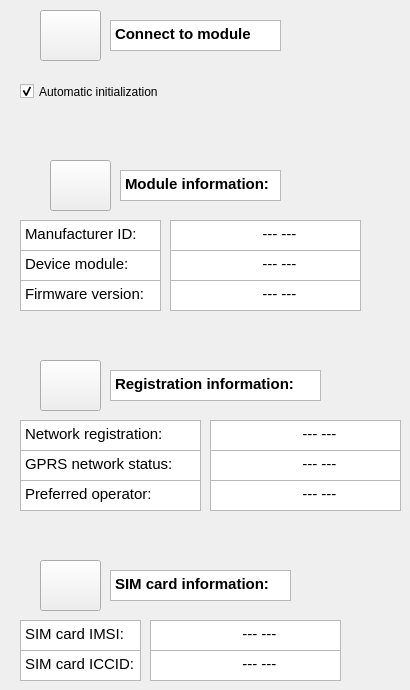
    <widget class="QWidget" name="tab">
     <property name="styleSheet">
      <string notr="true">background-colour: rgb(240, 240, 240);</string>
     </property>
     <attribute name="icon">
      <iconset>
       <normaloff>../../.designer/backup/ah88v-b2u0k-001.ico</normaloff>../../.designer/backup/ah88v-b2u0k-001.ico</iconset>
     </attribute>
     <attribute name="title">
      <string>Home</string>
     </attribute>
     <widget class="QLabel" name="label">
      <property name="geometry">
       <rect>
        <x>20</x>
        <y>10</y>
        <width>81</width>
        <height>61</height>
       </rect>
      </property>
      <property name="styleSheet">
       <string notr="true">background-image: url(:/54-542317_3d-gear-clipart-gear-clip-art-vector-clip-uvwdev-clipart-toothed-wheel.jpeg);</string>
      </property>
      <property name="text">
       <string/>
      </property>
      <property name="textFormat">
       <enum>Qt::RichText</enum>
      </property>
      <property name="pixmap">
       <pixmap>../../.designer/Downloads/gear-icon-png-favpng-Q8gSZg0j3LaspV53G55AMkDyy.jpg</pixmap>
      </property>
      <property name="scaledContents">
       <bool>true</bool>
      </property>
     </widget>
     <widget class="QTextBrowser" name="textBrowser">
      <property name="geometry">
       <rect>
        <x>110</x>
        <y>20</y>
        <width>171</width>
        <height>31</height>
       </rect>
      </property>
      <property name="html">
       <string>&lt;!DOCTYPE HTML PUBLIC &quot;-//W3C//DTD HTML 4.0//EN&quot; &quot;http://www.w3.org/TR/REC-html40/strict.dtd&quot;&gt;
&lt;html&gt;&lt;head&gt;&lt;meta name=&quot;qrichtext&quot; content=&quot;1&quot; /&gt;&lt;style type=&quot;text/css&quot;&gt;
p, li { white-space: pre-wrap; }
&lt;/style&gt;&lt;/head&gt;&lt;body style=&quot; font-family:'Ubuntu'; font-size:11pt; font-weight:400; font-style:normal;&quot;&gt;
&lt;p style=&quot; margin-top:0px; margin-bottom:0px; margin-left:0px; margin-right:0px; -qt-block-indent:0; text-indent:0px;&quot;&gt;&lt;span style=&quot; font-weight:600;&quot;&gt;Connect to module&lt;/span&gt;&lt;/p&gt;&lt;/body&gt;&lt;/html&gt;</string>
      </property>
     </widget>
     <widget class="QCheckBox" name="checkBox">
      <property name="enabled">
       <bool>true</bool>
      </property>
      <property name="geometry">
       <rect>
        <x>20</x>
        <y>80</y>
        <width>191</width>
        <height>23</height>
       </rect>
      </property>
      <property name="autoFillBackground">
       <bool>false</bool>
      </property>
      <property name="text">
       <string>Automatic initialization</string>
      </property>
      <property name="checked">
       <bool>true</bool>
      </property>
     </widget>
     <widget class="QLabel" name="label_2">
      <property name="geometry">
       <rect>
        <x>20</x>
        <y>120</y>
        <width>81</width>
        <height>91</height>
       </rect>
      </property>
      <property name="styleSheet">
       <string notr="true">background-image: url(:/54-542317_3d-gear-clipart-gear-clip-art-vector-clip-uvwdev-clipart-toothed-wheel.jpeg);</string>
      </property>
      <property name="text">
       <string/>
      </property>
      <property name="textFormat">
       <enum>Qt::RichText</enum>
      </property>
      <property name="pixmap">
       <pixmap>../../.designer/Downloads/index.jpeg</pixmap>
      </property>
      <property name="scaledContents">
       <bool>true</bool>
      </property>
     </widget>
     <widget class="QTextBrowser" name="textBrowser_3">
      <property name="geometry">
       <rect>
        <x>20</x>
        <y>220</y>
        <width>141</width>
        <height>31</height>
       </rect>
      </property>
      <property name="html">
       <string>&lt;!DOCTYPE HTML PUBLIC &quot;-//W3C//DTD HTML 4.0//EN&quot; &quot;http://www.w3.org/TR/REC-html40/strict.dtd&quot;&gt;
&lt;html&gt;&lt;head&gt;&lt;meta name=&quot;qrichtext&quot; content=&quot;1&quot; /&gt;&lt;style type=&quot;text/css&quot;&gt;
p, li { white-space: pre-wrap; }
&lt;/style&gt;&lt;/head&gt;&lt;body style=&quot; font-family:'Ubuntu'; font-size:11pt; font-weight:400; font-style:normal;&quot;&gt;
&lt;p style=&quot; margin-top:0px; margin-bottom:0px; margin-left:0px; margin-right:0px; -qt-block-indent:0; text-indent:0px;&quot;&gt;Manufacturer ID:&lt;/p&gt;&lt;/body&gt;&lt;/html&gt;</string>
      </property>
     </widget>
     <widget class="QTextBrowser" name="textBrowser_4">
      <property name="geometry">
       <rect>
        <x>20</x>
        <y>250</y>
        <width>141</width>
        <height>31</height>
       </rect>
      </property>
      <property name="html">
       <string>&lt;!DOCTYPE HTML PUBLIC &quot;-//W3C//DTD HTML 4.0//EN&quot; &quot;http://www.w3.org/TR/REC-html40/strict.dtd&quot;&gt;
&lt;html&gt;&lt;head&gt;&lt;meta name=&quot;qrichtext&quot; content=&quot;1&quot; /&gt;&lt;style type=&quot;text/css&quot;&gt;
p, li { white-space: pre-wrap; }
&lt;/style&gt;&lt;/head&gt;&lt;body style=&quot; font-family:'Ubuntu'; font-size:11pt; font-weight:400; font-style:normal;&quot;&gt;
&lt;p style=&quot; margin-top:0px; margin-bottom:0px; margin-left:0px; margin-right:0px; -qt-block-indent:0; text-indent:0px;&quot;&gt;Device module:&lt;/p&gt;&lt;/body&gt;&lt;/html&gt;</string>
      </property>
     </widget>
     <widget class="QTextBrowser" name="textBrowser_5">
      <property name="geometry">
       <rect>
        <x>20</x>
        <y>280</y>
        <width>141</width>
        <height>31</height>
       </rect>
      </property>
      <property name="html">
       <string>&lt;!DOCTYPE HTML PUBLIC &quot;-//W3C//DTD HTML 4.0//EN&quot; &quot;http://www.w3.org/TR/REC-html40/strict.dtd&quot;&gt;
&lt;html&gt;&lt;head&gt;&lt;meta name=&quot;qrichtext&quot; content=&quot;1&quot; /&gt;&lt;style type=&quot;text/css&quot;&gt;
p, li { white-space: pre-wrap; }
&lt;/style&gt;&lt;/head&gt;&lt;body style=&quot; font-family:'Ubuntu'; font-size:11pt; font-weight:400; font-style:normal;&quot;&gt;
&lt;p style=&quot; margin-top:0px; margin-bottom:0px; margin-left:0px; margin-right:0px; -qt-block-indent:0; text-indent:0px;&quot;&gt;Firmware version:&lt;/p&gt;&lt;/body&gt;&lt;/html&gt;</string>
      </property>
     </widget>
     <widget class="QTextBrowser" name="textBrowser_6">
      <property name="geometry">
       <rect>
        <x>170</x>
        <y>220</y>
        <width>191</width>
        <height>31</height>
       </rect>
      </property>
      <property name="html">
       <string>&lt;!DOCTYPE HTML PUBLIC &quot;-//W3C//DTD HTML 4.0//EN&quot; &quot;http://www.w3.org/TR/REC-html40/strict.dtd&quot;&gt;
&lt;html&gt;&lt;head&gt;&lt;meta name=&quot;qrichtext&quot; content=&quot;1&quot; /&gt;&lt;style type=&quot;text/css&quot;&gt;
p, li { white-space: pre-wrap; }
&lt;/style&gt;&lt;/head&gt;&lt;body style=&quot; font-family:'Ubuntu'; font-size:11pt; font-weight:400; font-style:normal;&quot;&gt;
&lt;p style=&quot; margin-top:0px; margin-bottom:0px; margin-left:0px; margin-right:0px; -qt-block-indent:0; text-indent:0px;&quot;&gt;                     --- ---&lt;/p&gt;&lt;/body&gt;&lt;/html&gt;</string>
      </property>
     </widget>
     <widget class="QTextBrowser" name="textBrowser_7">
      <property name="geometry">
       <rect>
        <x>170</x>
        <y>250</y>
        <width>191</width>
        <height>31</height>
       </rect>
      </property>
      <property name="html">
       <string>&lt;!DOCTYPE HTML PUBLIC &quot;-//W3C//DTD HTML 4.0//EN&quot; &quot;http://www.w3.org/TR/REC-html40/strict.dtd&quot;&gt;
&lt;html&gt;&lt;head&gt;&lt;meta name=&quot;qrichtext&quot; content=&quot;1&quot; /&gt;&lt;style type=&quot;text/css&quot;&gt;
p, li { white-space: pre-wrap; }
&lt;/style&gt;&lt;/head&gt;&lt;body style=&quot; font-family:'Ubuntu'; font-size:11pt; font-weight:400; font-style:normal;&quot;&gt;
&lt;p style=&quot; margin-top:0px; margin-bottom:0px; margin-left:0px; margin-right:0px; -qt-block-indent:0; text-indent:0px;&quot;&gt;                     --- ---&lt;/p&gt;&lt;/body&gt;&lt;/html&gt;</string>
      </property>
     </widget>
     <widget class="QTextBrowser" name="textBrowser_8">
      <property name="geometry">
       <rect>
        <x>170</x>
        <y>280</y>
        <width>191</width>
        <height>31</height>
       </rect>
      </property>
      <property name="html">
       <string>&lt;!DOCTYPE HTML PUBLIC &quot;-//W3C//DTD HTML 4.0//EN&quot; &quot;http://www.w3.org/TR/REC-html40/strict.dtd&quot;&gt;
&lt;html&gt;&lt;head&gt;&lt;meta name=&quot;qrichtext&quot; content=&quot;1&quot; /&gt;&lt;style type=&quot;text/css&quot;&gt;
p, li { white-space: pre-wrap; }
&lt;/style&gt;&lt;/head&gt;&lt;body style=&quot; font-family:'Ubuntu'; font-size:11pt; font-weight:400; font-style:normal;&quot;&gt;
&lt;p style=&quot; margin-top:0px; margin-bottom:0px; margin-left:0px; margin-right:0px; -qt-block-indent:0; text-indent:0px;&quot;&gt;                     --- ---&lt;/p&gt;&lt;/body&gt;&lt;/html&gt;</string>
      </property>
     </widget>
     <widget class="QLabel" name="label_3">
      <property name="geometry">
       <rect>
        <x>20</x>
        <y>340</y>
        <width>81</width>
        <height>71</height>
       </rect>
      </property>
      <property name="text">
       <string/>
      </property>
      <property name="textFormat">
       <enum>Qt::RichText</enum>
      </property>
      <property name="pixmap">
       <pixmap>../../.designer/Downloads/earth-globe-vector-world-map-icon-transparent-11563460387dsa5p0tifc.png</pixmap>
      </property>
      <property name="scaledContents">
       <bool>true</bool>
      </property>
     </widget>
     <widget class="QTextBrowser" name="textBrowser_9">
      <property name="geometry">
       <rect>
        <x>110</x>
        <y>370</y>
        <width>211</width>
        <height>31</height>
       </rect>
      </property>
      <property name="html">
       <string>&lt;!DOCTYPE HTML PUBLIC &quot;-//W3C//DTD HTML 4.0//EN&quot; &quot;http://www.w3.org/TR/REC-html40/strict.dtd&quot;&gt;
&lt;html&gt;&lt;head&gt;&lt;meta name=&quot;qrichtext&quot; content=&quot;1&quot; /&gt;&lt;style type=&quot;text/css&quot;&gt;
p, li { white-space: pre-wrap; }
&lt;/style&gt;&lt;/head&gt;&lt;body style=&quot; font-family:'Ubuntu'; font-size:11pt; font-weight:400; font-style:normal;&quot;&gt;
&lt;p style=&quot; margin-top:0px; margin-bottom:0px; margin-left:0px; margin-right:0px; -qt-block-indent:0; text-indent:0px;&quot;&gt;&lt;span style=&quot; font-weight:600;&quot;&gt;Registration information:&lt;/span&gt;&lt;/p&gt;&lt;/body&gt;&lt;/html&gt;</string>
      </property>
     </widget>
     <widget class="QTextBrowser" name="textBrowser_10">
      <property name="geometry">
       <rect>
        <x>20</x>
        <y>420</y>
        <width>181</width>
        <height>31</height>
       </rect>
      </property>
      <property name="html">
       <string>&lt;!DOCTYPE HTML PUBLIC &quot;-//W3C//DTD HTML 4.0//EN&quot; &quot;http://www.w3.org/TR/REC-html40/strict.dtd&quot;&gt;
&lt;html&gt;&lt;head&gt;&lt;meta name=&quot;qrichtext&quot; content=&quot;1&quot; /&gt;&lt;style type=&quot;text/css&quot;&gt;
p, li { white-space: pre-wrap; }
&lt;/style&gt;&lt;/head&gt;&lt;body style=&quot; font-family:'Ubuntu'; font-size:11pt; font-weight:400; font-style:normal;&quot;&gt;
&lt;p style=&quot; margin-top:0px; margin-bottom:0px; margin-left:0px; margin-right:0px; -qt-block-indent:0; text-indent:0px;&quot;&gt;Network registration:&lt;/p&gt;&lt;/body&gt;&lt;/html&gt;</string>
      </property>
     </widget>
     <widget class="QTextBrowser" name="textBrowser_11">
      <property name="geometry">
       <rect>
        <x>210</x>
        <y>420</y>
        <width>191</width>
        <height>31</height>
       </rect>
      </property>
      <property name="html">
       <string>&lt;!DOCTYPE HTML PUBLIC &quot;-//W3C//DTD HTML 4.0//EN&quot; &quot;http://www.w3.org/TR/REC-html40/strict.dtd&quot;&gt;
&lt;html&gt;&lt;head&gt;&lt;meta name=&quot;qrichtext&quot; content=&quot;1&quot; /&gt;&lt;style type=&quot;text/css&quot;&gt;
p, li { white-space: pre-wrap; }
&lt;/style&gt;&lt;/head&gt;&lt;body style=&quot; font-family:'Ubuntu'; font-size:11pt; font-weight:400; font-style:normal;&quot;&gt;
&lt;p style=&quot; margin-top:0px; margin-bottom:0px; margin-left:0px; margin-right:0px; -qt-block-indent:0; text-indent:0px;&quot;&gt;                     --- ---&lt;/p&gt;&lt;/body&gt;&lt;/html&gt;</string>
      </property>
     </widget>
     <widget class="QTextBrowser" name="textBrowser_12">
      <property name="geometry">
       <rect>
        <x>210</x>
        <y>450</y>
        <width>191</width>
        <height>31</height>
       </rect>
      </property>
      <property name="html">
       <string>&lt;!DOCTYPE HTML PUBLIC &quot;-//W3C//DTD HTML 4.0//EN&quot; &quot;http://www.w3.org/TR/REC-html40/strict.dtd&quot;&gt;
&lt;html&gt;&lt;head&gt;&lt;meta name=&quot;qrichtext&quot; content=&quot;1&quot; /&gt;&lt;style type=&quot;text/css&quot;&gt;
p, li { white-space: pre-wrap; }
&lt;/style&gt;&lt;/head&gt;&lt;body style=&quot; font-family:'Ubuntu'; font-size:11pt; font-weight:400; font-style:normal;&quot;&gt;
&lt;p style=&quot; margin-top:0px; margin-bottom:0px; margin-left:0px; margin-right:0px; -qt-block-indent:0; text-indent:0px;&quot;&gt;                     --- ---&lt;/p&gt;&lt;/body&gt;&lt;/html&gt;</string>
      </property>
     </widget>
     <widget class="QTextBrowser" name="textBrowser_13">
      <property name="geometry">
       <rect>
        <x>20</x>
        <y>480</y>
        <width>181</width>
        <height>31</height>
       </rect>
      </property>
      <property name="html">
       <string>&lt;!DOCTYPE HTML PUBLIC &quot;-//W3C//DTD HTML 4.0//EN&quot; &quot;http://www.w3.org/TR/REC-html40/strict.dtd&quot;&gt;
&lt;html&gt;&lt;head&gt;&lt;meta name=&quot;qrichtext&quot; content=&quot;1&quot; /&gt;&lt;style type=&quot;text/css&quot;&gt;
p, li { white-space: pre-wrap; }
&lt;/style&gt;&lt;/head&gt;&lt;body style=&quot; font-family:'Ubuntu'; font-size:11pt; font-weight:400; font-style:normal;&quot;&gt;
&lt;p style=&quot; margin-top:0px; margin-bottom:0px; margin-left:0px; margin-right:0px; -qt-block-indent:0; text-indent:0px;&quot;&gt;Preferred operator:&lt;/p&gt;&lt;/body&gt;&lt;/html&gt;</string>
      </property>
     </widget>
     <widget class="QTextBrowser" name="textBrowser_14">
      <property name="geometry">
       <rect>
        <x>20</x>
        <y>450</y>
        <width>181</width>
        <height>31</height>
       </rect>
      </property>
      <property name="html">
       <string>&lt;!DOCTYPE HTML PUBLIC &quot;-//W3C//DTD HTML 4.0//EN&quot; &quot;http://www.w3.org/TR/REC-html40/strict.dtd&quot;&gt;
&lt;html&gt;&lt;head&gt;&lt;meta name=&quot;qrichtext&quot; content=&quot;1&quot; /&gt;&lt;style type=&quot;text/css&quot;&gt;
p, li { white-space: pre-wrap; }
&lt;/style&gt;&lt;/head&gt;&lt;body style=&quot; font-family:'Ubuntu'; font-size:11pt; font-weight:400; font-style:normal;&quot;&gt;
&lt;p style=&quot; margin-top:0px; margin-bottom:0px; margin-left:0px; margin-right:0px; -qt-block-indent:0; text-indent:0px;&quot;&gt;GPRS network status:&lt;/p&gt;&lt;/body&gt;&lt;/html&gt;</string>
      </property>
     </widget>
     <widget class="QTextBrowser" name="textBrowser_15">
      <property name="geometry">
       <rect>
        <x>210</x>
        <y>480</y>
        <width>191</width>
        <height>31</height>
       </rect>
      </property>
      <property name="html">
       <string>&lt;!DOCTYPE HTML PUBLIC &quot;-//W3C//DTD HTML 4.0//EN&quot; &quot;http://www.w3.org/TR/REC-html40/strict.dtd&quot;&gt;
&lt;html&gt;&lt;head&gt;&lt;meta name=&quot;qrichtext&quot; content=&quot;1&quot; /&gt;&lt;style type=&quot;text/css&quot;&gt;
p, li { white-space: pre-wrap; }
&lt;/style&gt;&lt;/head&gt;&lt;body style=&quot; font-family:'Ubuntu'; font-size:11pt; font-weight:400; font-style:normal;&quot;&gt;
&lt;p style=&quot; margin-top:0px; margin-bottom:0px; margin-left:0px; margin-right:0px; -qt-block-indent:0; text-indent:0px;&quot;&gt;                     --- ---&lt;/p&gt;&lt;/body&gt;&lt;/html&gt;</string>
      </property>
     </widget>
     <widget class="QTextBrowser" name="textBrowser_16">
      <property name="geometry">
       <rect>
        <x>150</x>
        <y>620</y>
        <width>191</width>
        <height>31</height>
       </rect>
      </property>
      <property name="html">
       <string>&lt;!DOCTYPE HTML PUBLIC &quot;-//W3C//DTD HTML 4.0//EN&quot; &quot;http://www.w3.org/TR/REC-html40/strict.dtd&quot;&gt;
&lt;html&gt;&lt;head&gt;&lt;meta name=&quot;qrichtext&quot; content=&quot;1&quot; /&gt;&lt;style type=&quot;text/css&quot;&gt;
p, li { white-space: pre-wrap; }
&lt;/style&gt;&lt;/head&gt;&lt;body style=&quot; font-family:'Ubuntu'; font-size:11pt; font-weight:400; font-style:normal;&quot;&gt;
&lt;p style=&quot; margin-top:0px; margin-bottom:0px; margin-left:0px; margin-right:0px; -qt-block-indent:0; text-indent:0px;&quot;&gt;                     --- ---&lt;/p&gt;&lt;/body&gt;&lt;/html&gt;</string>
      </property>
     </widget>
     <widget class="QTextBrowser" name="textBrowser_17">
      <property name="geometry">
       <rect>
        <x>20</x>
        <y>650</y>
        <width>121</width>
        <height>31</height>
       </rect>
      </property>
      <property name="html">
       <string>&lt;!DOCTYPE HTML PUBLIC &quot;-//W3C//DTD HTML 4.0//EN&quot; &quot;http://www.w3.org/TR/REC-html40/strict.dtd&quot;&gt;
&lt;html&gt;&lt;head&gt;&lt;meta name=&quot;qrichtext&quot; content=&quot;1&quot; /&gt;&lt;style type=&quot;text/css&quot;&gt;
p, li { white-space: pre-wrap; }
&lt;/style&gt;&lt;/head&gt;&lt;body style=&quot; font-family:'Ubuntu'; font-size:11pt; font-weight:400; font-style:normal;&quot;&gt;
&lt;p style=&quot; margin-top:0px; margin-bottom:0px; margin-left:0px; margin-right:0px; -qt-block-indent:0; text-indent:0px;&quot;&gt;SIM card ICCID:&lt;/p&gt;&lt;/body&gt;&lt;/html&gt;</string>
      </property>
     </widget>
     <widget class="QTextBrowser" name="textBrowser_18">
      <property name="geometry">
       <rect>
        <x>110</x>
        <y>570</y>
        <width>181</width>
        <height>31</height>
       </rect>
      </property>
      <property name="html">
       <string>&lt;!DOCTYPE HTML PUBLIC &quot;-//W3C//DTD HTML 4.0//EN&quot; &quot;http://www.w3.org/TR/REC-html40/strict.dtd&quot;&gt;
&lt;html&gt;&lt;head&gt;&lt;meta name=&quot;qrichtext&quot; content=&quot;1&quot; /&gt;&lt;style type=&quot;text/css&quot;&gt;
p, li { white-space: pre-wrap; }
&lt;/style&gt;&lt;/head&gt;&lt;body style=&quot; font-family:'Ubuntu'; font-size:11pt; font-weight:400; font-style:normal;&quot;&gt;
&lt;p style=&quot; margin-top:0px; margin-bottom:0px; margin-left:0px; margin-right:0px; -qt-block-indent:0; text-indent:0px;&quot;&gt;&lt;span style=&quot; font-weight:600;&quot;&gt;SIM card information:&lt;/span&gt;&lt;/p&gt;&lt;/body&gt;&lt;/html&gt;</string>
      </property>
     </widget>
     <widget class="QTextBrowser" name="textBrowser_19">
      <property name="geometry">
       <rect>
        <x>150</x>
        <y>650</y>
        <width>191</width>
        <height>31</height>
       </rect>
      </property>
      <property name="html">
       <string>&lt;!DOCTYPE HTML PUBLIC &quot;-//W3C//DTD HTML 4.0//EN&quot; &quot;http://www.w3.org/TR/REC-html40/strict.dtd&quot;&gt;
&lt;html&gt;&lt;head&gt;&lt;meta name=&quot;qrichtext&quot; content=&quot;1&quot; /&gt;&lt;style type=&quot;text/css&quot;&gt;
p, li { white-space: pre-wrap; }
&lt;/style&gt;&lt;/head&gt;&lt;body style=&quot; font-family:'Ubuntu'; font-size:11pt; font-weight:400; font-style:normal;&quot;&gt;
&lt;p style=&quot; margin-top:0px; margin-bottom:0px; margin-left:0px; margin-right:0px; -qt-block-indent:0; text-indent:0px;&quot;&gt;                     --- ---&lt;/p&gt;&lt;/body&gt;&lt;/html&gt;</string>
      </property>
     </widget>
     <widget class="QLabel" name="label_4">
      <property name="geometry">
       <rect>
        <x>20</x>
        <y>540</y>
        <width>81</width>
        <height>71</height>
       </rect>
      </property>
      <property name="text">
       <string/>
      </property>
      <property name="textFormat">
       <enum>Qt::RichText</enum>
      </property>
      <property name="pixmap">
       <pixmap>../../.designer/Downloads/card-grid-micro-sim-microsim-project-sim-sim-card-icon.jpg</pixmap>
      </property>
      <property name="scaledContents">
       <bool>true</bool>
      </property>
     </widget>
     <widget class="QTextBrowser" name="textBrowser_20">
      <property name="geometry">
       <rect>
        <x>20</x>
        <y>620</y>
        <width>121</width>
        <height>31</height>
       </rect>
      </property>
      <property name="html">
       <string>&lt;!DOCTYPE HTML PUBLIC &quot;-//W3C//DTD HTML 4.0//EN&quot; &quot;http://www.w3.org/TR/REC-html40/strict.dtd&quot;&gt;
&lt;html&gt;&lt;head&gt;&lt;meta name=&quot;qrichtext&quot; content=&quot;1&quot; /&gt;&lt;style type=&quot;text/css&quot;&gt;
p, li { white-space: pre-wrap; }
&lt;/style&gt;&lt;/head&gt;&lt;body style=&quot; font-family:'Ubuntu'; font-size:11pt; font-weight:400; font-style:normal;&quot;&gt;
&lt;p style=&quot; margin-top:0px; margin-bottom:0px; margin-left:0px; margin-right:0px; -qt-block-indent:0; text-indent:0px;&quot;&gt;SIM card IMSI:&lt;/p&gt;&lt;/body&gt;&lt;/html&gt;</string>
      </property>
     </widget>
     <widget class="QTextBrowser" name="textBrowser_58">
      <property name="geometry">
       <rect>
        <x>120</x>
        <y>170</y>
        <width>161</width>
        <height>31</height>
       </rect>
      </property>
      <property name="html">
       <string>&lt;!DOCTYPE HTML PUBLIC &quot;-//W3C//DTD HTML 4.0//EN&quot; &quot;http://www.w3.org/TR/REC-html40/strict.dtd&quot;&gt;
&lt;html&gt;&lt;head&gt;&lt;meta name=&quot;qrichtext&quot; content=&quot;1&quot; /&gt;&lt;style type=&quot;text/css&quot;&gt;
p, li { white-space: pre-wrap; }
&lt;/style&gt;&lt;/head&gt;&lt;body style=&quot; font-family:'Ubuntu'; font-size:11pt; font-weight:400; font-style:normal;&quot;&gt;
&lt;p style=&quot; margin-top:0px; margin-bottom:0px; margin-left:0px; margin-right:0px; -qt-block-indent:0; text-indent:0px;&quot;&gt;&lt;span style=&quot; font-weight:600;&quot;&gt;Module information:&lt;/span&gt;&lt;/p&gt;&lt;/body&gt;&lt;/html&gt;</string>
      </property>
     </widget>
     <widget class="QPushButton" name="pushButton_43">
      <property name="geometry">
       <rect>
        <x>40</x>
        <y>10</y>
        <width>61</width>
        <height>51</height>
       </rect>
      </property>
      <property name="text">
       <string/>
      </property>
      <property name="icon">
       <iconset>
        <normaloff>../../.designer/backup/a1hj8-i90hd-001.ico</normaloff>../../.designer/backup/a1hj8-i90hd-001.ico</iconset>
      </property>
      <property name="iconSize">
       <size>
        <width>48</width>
        <height>48</height>
       </size>
      </property>
     </widget>
     <widget class="QPushButton" name="pushButton_44">
      <property name="geometry">
       <rect>
        <x>50</x>
        <y>160</y>
        <width>61</width>
        <height>51</height>
       </rect>
      </property>
      <property name="text">
       <string/>
      </property>
      <property name="icon">
       <iconset>
        <normaloff>../../.designer/backup/a1hj8-i90hd-001.ico</normaloff>../../.designer/backup/a1hj8-i90hd-001.ico</iconset>
      </property>
      <property name="iconSize">
       <size>
        <width>48</width>
        <height>48</height>
       </size>
      </property>
     </widget>
     <widget class="QPushButton" name="pushButton_45">
      <property name="geometry">
       <rect>
        <x>40</x>
        <y>360</y>
        <width>61</width>
        <height>51</height>
       </rect>
      </property>
      <property name="text">
       <string/>
      </property>
      <property name="icon">
       <iconset>
        <normaloff>../../.designer/backup/a1hj8-i90hd-001.ico</normaloff>../../.designer/backup/a1hj8-i90hd-001.ico</iconset>
      </property>
      <property name="iconSize">
       <size>
        <width>48</width>
        <height>48</height>
       </size>
      </property>
     </widget>
     <widget class="QPushButton" name="pushButton_46">
      <property name="geometry">
       <rect>
        <x>40</x>
        <y>560</y>
        <width>61</width>
        <height>51</height>
       </rect>
      </property>
      <property name="text">
       <string/>
      </property>
      <property name="icon">
       <iconset>
        <normaloff>../../.designer/backup/a1hj8-i90hd-001.ico</normaloff>../../.designer/backup/a1hj8-i90hd-001.ico</iconset>
      </property>
      <property name="iconSize">
       <size>
        <width>48</width>
        <height>48</height>
       </size>
      </property>
     </widget>
    </widget>
